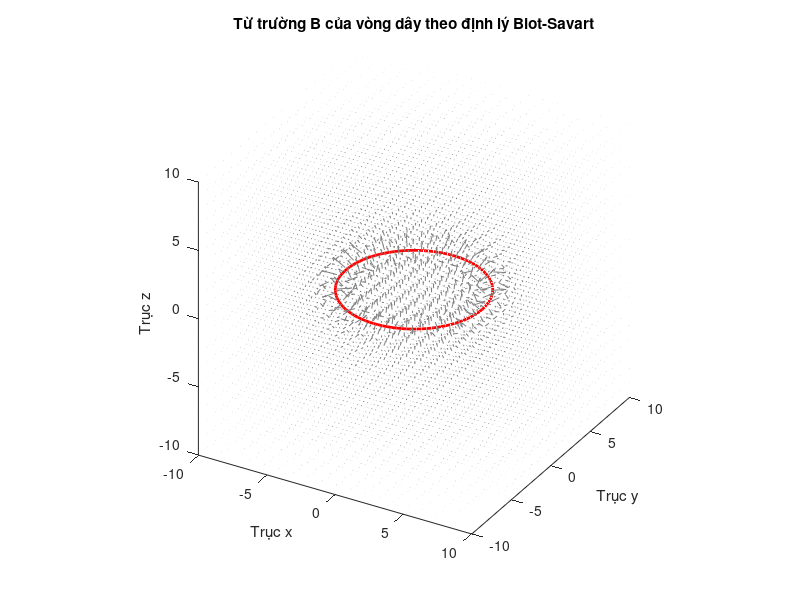
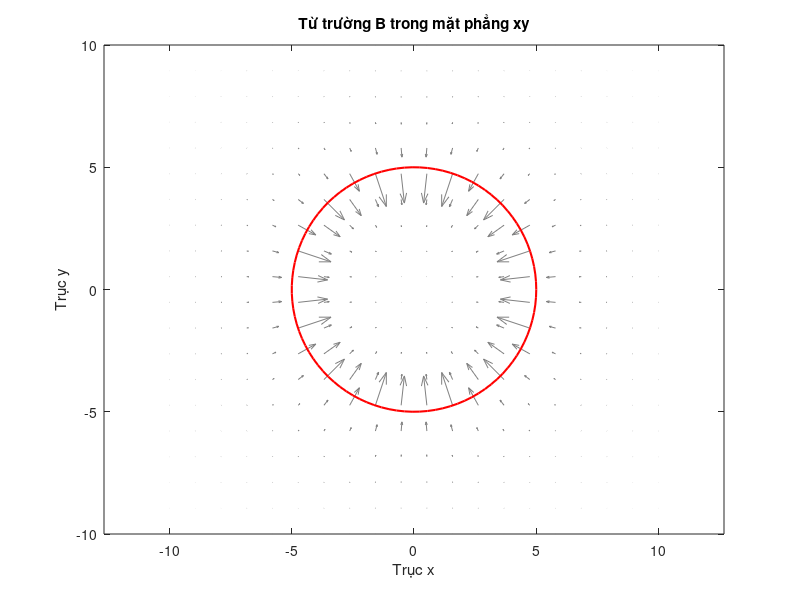

Write MATLAB code to recreate these figures, in order.
clc;
close all;
clear all;

% Nhập bán kính r và cường độ dòng điện
r = input('Nhập bán kính vòng dây (m): '); 
I = input('Nhập cường độ dòng điện (A): ');
N = 100; % Số điểm trên vòng dây

mu0 = 4 * pi * 1e-7;  % Hằng số từ trường trong chân không

% Tạo tọa độ vòng dây tròn nằm trên mặt phẳng xy
theta = linspace(0, 2*pi, N);
Xw = r * cos(theta);  % Tọa độ x của vòng dây
Yw = r * sin(theta);  % Tọa độ y của vòng dây
Zw = zeros(size(Xw)); % Tọa độ z của vòng dây (vòng dây nằm trên mặt phẳng xy)

% Tạo lưới tọa độ cho các điểm trong không gian xung quanh vòng dây
[x, y, z] = meshgrid(linspace(-2*r, 2*r, 20), linspace(-2*r, 2*r, 20), linspace(-2*r, 2*r, 20));

% Khởi tạo các thành phần từ trường Bx, By, Bz
Bx = zeros(size(x));
By = zeros(size(y));
Bz = zeros(size(z));

% Tính từ trường tại từng điểm theo định lý Biot-Savart
for i = 1:N-1
    % Xác định phần tử dòng điện dl và vị trí trung điểm của đoạn dl
    dlx = Xw(i+1) - Xw(i);
    dly = Yw(i+1) - Yw(i);
    dlz = Zw(i+1) - Zw(i);
    midX = (Xw(i+1) + Xw(i)) / 2;
    midY = (Yw(i+1) + Yw(i)) / 2;
    midZ = (Zw(i+1) + Zw(i)) / 2;
    
    % Tính vector khoảng cách R từ trung điểm dl đến các điểm trong không gian
    Rx = x - midX;
    Ry = y - midY;
    Rz = z - midZ;
    R = sqrt(Rx.^2 + Ry.^2 + Rz.^2);
    
    % Tránh chia cho 0 (các điểm quá gần vòng dây)
    R(R == 0) = 1e-12;
    
    % Tích chéo giữa dl và R
    dBx = (I * mu0 / (4 * pi)) * (dly .* Rz - dlz .* Ry) ./ (R.^3);
    dBy = (I * mu0 / (4 * pi)) * (dlz .* Rx - dlx .* Rz) ./ (R.^3);
    dBz = (I * mu0 / (4 * pi)) * (dlx .* Ry - dly .* Rx) ./ (R.^3);
    
    % Cộng dồn từ trường từ từng phần tử dl
    Bx = Bx + dBx;
    By = By + dBy;
    Bz = Bz + dBz;
end

% Vẽ đồ thị 3D toàn cảnh vòng dây và từ trường
figure(1);
plot3(Xw, Yw, Zw, 'r', 'LineWidth', 2);
hold on;
quiver3(x, y, z, Bx, By, Bz, 1, 'Color', [0.5, 0.5, 0.5]); % Vector màu xám nhạt
axis equal;
xlabel('Trục x');
ylabel('Trục y');
zlabel('Trục z');
title('Từ trường B của vòng dây theo định lý Biot-Savart');
set(gcf, 'color', 'white');

% Chỉnh sửa góc nhìn để dễ quan sát
view(30, 30);

% Vẽ mặt phẳng xy
figure(2);
idz = ceil(size(z, 3) / 2); % Chỉ số ở giữa cho z = 0
quiver(x(:, :, idz), y(:, :, idz), Bx(:, :, idz), By(:, :, idz), 1, 'Color', [0.5, 0.5, 0.5]); % Vector màu xám nhạt
hold on;
plot(Xw, Yw, 'r', 'LineWidth', 1.5); % Vòng dây màu đỏ
axis equal;
xlabel('Trục x');
ylabel('Trục y');
title('Từ trường B trong mặt phẳng xy');
set(gcf, 'color', 'white');
